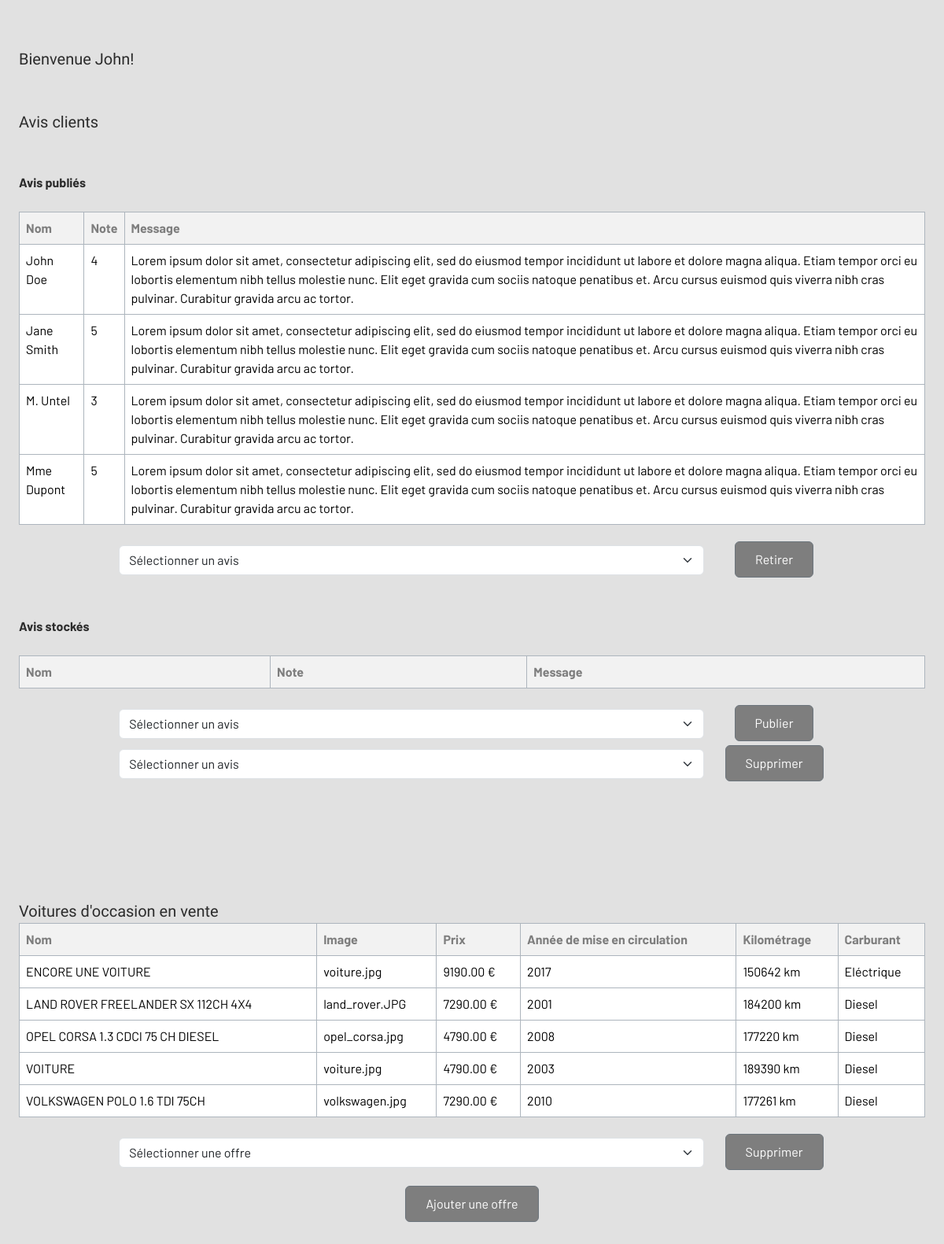
/employe.php (signed in), run on the app's committed database.
### tables this page shows
CREATE TABLE IF NOT EXISTS avis (
    nom VARCHAR(30),
    note TINYINT,
    message TEXT,
    estValide BOOLEAN
);

CREATE TABLE IF NOT EXISTS vehicule (
    nom VARCHAR(100) PRIMARY KEY,
    image VARCHAR(100),
    prix DECIMAL(8,2),
    annee DECIMAL(4,0),
    kilometrage INT,
    carburant VARCHAR(10)
);

### includes/avis_model.php (called while the page is built, shortened)
<?php
try {
    require_once "dbh.inc.php";
    $query1 = "SELECT * FROM gvp_database.avis WHERE estValide = true;";
    $stmt1 = db()->prepare($query1);
    $stmt1->execute();
    $avisPubliques = array();
    while ($avisPublique = $stmt1->fetch(PDO::FETCH_ASSOC)) {
        $avisPubliques[] = $avisPublique;
    }
} catch (PDOException $e) {
    die("Echec de la connexion: " . $e->getMessage());
}

### includes/dbh.inc.php (called while the page is built, shortened)
<?php
function db(): PDO {
    static $pdo;
    if (!$pdo) {
        $pdo = new PDO(
            sprintf("mysql:host=localhost;dbname=gvp_database;charset=UTF8", DB_HOST, DB_NAME),
            DB_USER,
            DB_PASSWORD,
            [PDO::ATTR_ERRMODE => PDO::ERRMODE_EXCEPTION]
        );
    }
    return $pdo;
}

### includes/vehicules_model.php (called while the page is built, shortened)
<?php
try {
    require_once "dbh.inc.php";
    $query = "SELECT * FROM gvp_database.vehicule;";
    $stmt = db()->prepare($query);
    $stmt->execute();
    $vehicules = array();
    while ($vehicule = $stmt->fetch(PDO::FETCH_ASSOC)) {
        $vehicules[] = $vehicule;
    }
} catch (PDOException $e) {
    die("Echec de la connexion: " . $e->getMessage());
}

### components/vehicules-table.php (the view, shortened to what this page needs)
<?php require_once "includes/vehicules_model.php"; ?>
<h class="heading">Voitures d'occasion en vente</h>
<div class="table-responsive">
    <table class="table table-bordered border-dark-subtle">
        <thead>
            <tr>
                <th scope="col">Nom</th>
                <th scope="col">Image</th>
                <th scope="col">Prix</th>
                <th scope="col">Année de mise en circulation</th>
                <th scope="col">Kilométrage</th>
                <th scope="col">Carburant</th>
            </tr>
        </thead>
        <tbody>
            <?php foreach ($vehicules as $vehicule) : ?>
                <tr>
                    <td><?= $vehicule['nom']; ?></td>
                    <td><?= $vehicule['image']; ?></td>
                    <td><?= $vehicule['prix']; ?> €</td>
                    <td><?= $vehicule['annee']; ?></td>
                    <td><?= $vehicule['kilometrage']; ?> km</td>
                    <td><?= $vehicule['carburant']; ?></td>
                </tr>
            <?php endforeach ?>
        </tbody>
    </table>
</div>
<form action="includes/vehicules_supprhandler.php" method="post">
    <div class="row" style="margin: 10px 10%;">
        <div class="col">
            <select class="form-select" aria-label="Sélectionner une offre" name="offre" id="offre">
                <option selected>Sélectionner une offre</option>
            </select>
        </div>
        <div class="col-sm-2">
            <div class="centerize">
                <button type="submit" name="supprimer" class="btn btn-secondary btn-supprimer-offre">
                    Supprimer
                </button>
            </div>
        </div>
    </div>
</form>
<div class="centerize">
    <button
        type="button" name="ajouter-offre" class="btn btn-secondary"
        data-bs-toggle="modal" data-bs-target="#ajouter-offre-modal"
    >
        Ajouter une offre
    </button>
</div>

### components/avis-clients.php (shortened to what this page needs)
<?php require_once "includes/avis_model.php"; ?>
<h class="heading">Avis clients</h>
<div class="fw-bold secondary-heading">Avis publiés</div>
<div class="table-responsive">
    <table class="table table-bordered border-dark-subtle">
        <thead>
            <tr>
                <th scope="col">Nom</th>
                <th scope="col">Note</th>
                <th scope="col">Message</th>
            </tr>
        </thead>
        <tbody>
            <?php foreach ($avisPubliques as $avisPublique) : ?>
                <tr>
                    <td><?= $avisPublique['nom']; ?></td>
                    <td><?= $avisPublique['note']; ?></td>
                    <td><?= $avisPublique['message']; ?></td>
                </tr>
            <?php endforeach ?>
        </tbody>
    </table>
</div>
<form action="includes/avis_retirer.php" method="post">
    <div class="row" style="margin: 10px 10%;">
        <div class="col">
            <select class="form-select" aria-label="Sélectionner un avis" name="avisPublique"
            id="avisPublique">
                <option selected>Sélectionner un avis</option>
            </select>
        </div>
        <div class="col-sm-2">
            <div class="centerize">
                <button type="submit" name="Retirer" class="btn btn-secondary btn-supprimer-offre">
                    Retirer
                </button>
            </div>
        </div>
    </div>
</form>
<div class="fw-bold secondary-heading">Avis stockés</div>
<div class="table-responsive">
    <table class="table table-bordered border-dark-subtle">
        <thead>
            <tr>
                <th scope="col">Nom</th>
                <th scope="col">Note</th>
                <th scope="col">Message</th>
            </tr>
        </thead>
    </table>
</div>
<form action="includes/avis_publier.php" method="post" id="publier-form">
    <div class="row" style="margin: 10px 10%;">
        <div class="col">
            <select class="form-select" aria-label="Sélectionner un avis" name="avis" id="avis">
                <option selected>Sélectionner un avis</option>
            </select>
        </div>
        <div class="col-sm-2">
            <div class="centerize">
                <button type="submit" name="Publier" class="btn btn-secondary btn-supprimer-offre">
                    Publier
                </button>
            </div>
        </div>
    </div>
</form>
<form action="includes/avis_supprimer.php" method="post" id="supprimer-form">
    <div class="row" style="margin: 10px 10%;">
        <div class="col">
            <select class="form-select" aria-label="Sélectionner un avis" name="avis" id="avis">
                <option selected>Sélectionner un avis</option>
            </select>
        </div>
        <div class="col-sm-2">
            <div class="centerize">
                <button type="submit" name="Supprimer" class="btn btn-secondary btn-supprimer-offre">
                    Supprimer
                </button>
            </div>
        </div>
    </div>
</form>

### css/style.css (style rules this page uses)
body { font-family: "Barlow", sans-serif; background-color: #E1E1E1; color: #2C2C2C; }
.heading { font-family: "Krona One", sans-serif; font-size: 20px; }
.secondary-heading { margin-top: 50px; margin-bottom: 25px; }
.btn-secondary { background-color: #7E7E7E; margin-top: 10px; padding: 10px 25px; }
.centerize { text-align: center; align-items: center; }
table { border-radius: 20px !important; }
.table th { color: #7E7E7E; background-color: rgba(255, 255, 255, 0.5647058824); }
@media screen and (min-width: 576px) { .btn-supprimer-offre { margin-top: -5px; } }

### employe.php (style rules this page uses)
body { margin-top: 5%; margin-bottom: 10%; }

### data on the page
avis: nom "John Doe", note "4", message "Lorem ipsum dolor sit amet, consectetur adipiscing elit, sed do eiusmod tempor incididunt ut labore et dolore magna aliqua. Etiam tempor orci eu lobortis elementum nibh tellus molestie nunc. Elit eget gravida cum sociis natoque penatibus et. Arcu cursus euismod quis viverra nibh cras pulvinar. Curabitur gravida arcu ac tortor."
avis: nom "Jane Smith", note "5", message "Lorem ipsum dolor sit amet, consectetur adipiscing elit, sed do eiusmod tempor incididunt ut labore et dolore magna aliqua. Etiam tempor orci eu lobortis elementum nibh tellus molestie nunc. Elit eget gravida cum sociis natoque penatibus et. Arcu cursus euismod quis viverra nibh cras pulvinar. Curabitur gravida arcu ac tortor."
avis: nom "M. Untel", note "3", message "Lorem ipsum dolor sit amet, consectetur adipiscing elit, sed do eiusmod tempor incididunt ut labore et dolore magna aliqua. Etiam tempor orci eu lobortis elementum nibh tellus molestie nunc. Elit eget gravida cum sociis natoque penatibus et. Arcu cursus euismod quis viverra nibh cras pulvinar. Curabitur gravida arcu ac tortor."
avis: nom "Mme Dupont", note "5", message "Lorem ipsum dolor sit amet, consectetur adipiscing elit, sed do eiusmod tempor incididunt ut labore et dolore magna aliqua. Etiam tempor orci eu lobortis elementum nibh tellus molestie nunc. Elit eget gravida cum sociis natoque penatibus et. Arcu cursus euismod quis viverra nibh cras pulvinar. Curabitur gravida arcu ac tortor."
vehicule: nom "ENCORE UNE VOITURE", image "voiture.jpg", prix "9190.00", annee "2017", kilometrage "150642", carburant "Eléctrique"
vehicule: nom "LAND ROVER FREELANDER SX 112CH 4X4", image "land_rover.JPG", prix "7290.00", annee "2001", kilometrage "184200", carburant "Diesel"
vehicule: nom "OPEL CORSA 1.3 CDCI 75 CH DIESEL", image "opel_corsa.jpg", prix "4790.00", annee "2008", kilometrage "177220", carburant "Diesel"
vehicule: nom "VOITURE", image "voiture.jpg", prix "4790.00", annee "2003", kilometrage "189390", carburant "Diesel"
vehicule: nom "VOLKSWAGEN POLO 1.6 TDI 75CH", image "volkswagen.jpg", prix "7290.00", annee "2010", kilometrage "177261", carburant "Diesel"

### other printed values
$_SESSION["user_prenom"] "John"
